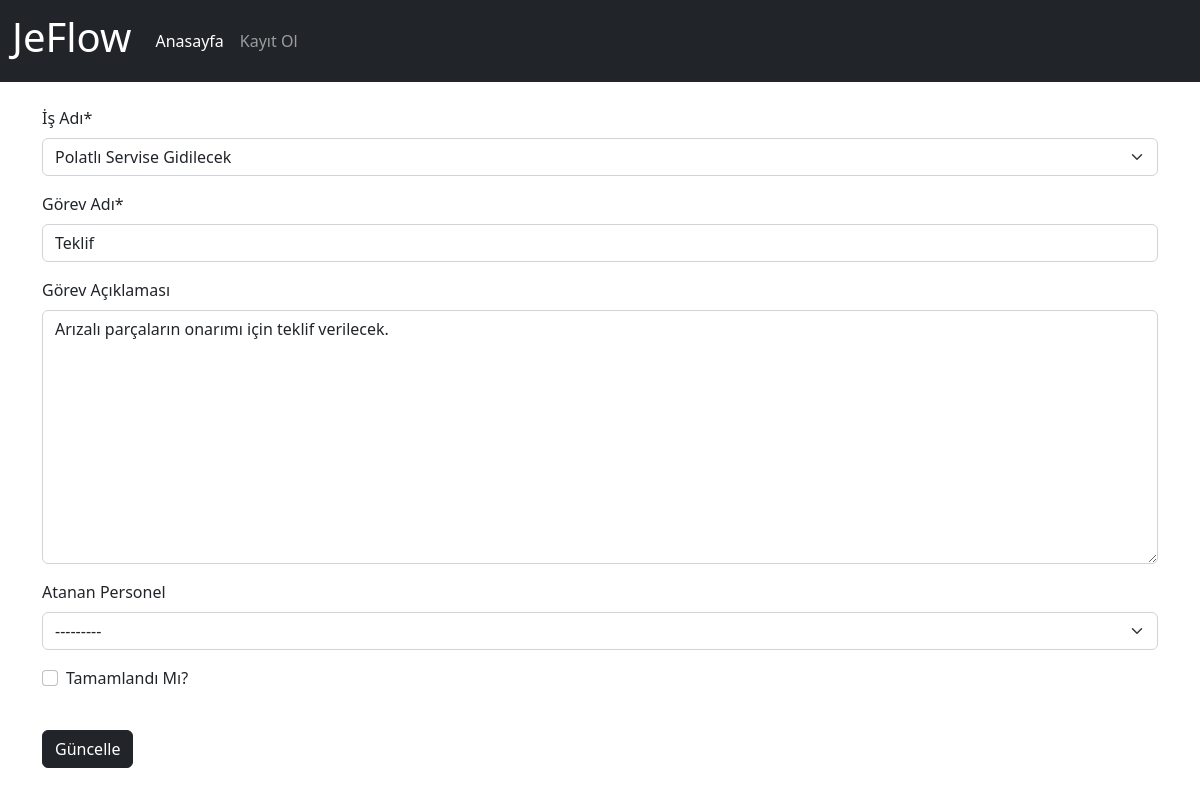
Before: /task/1 with the older database file.
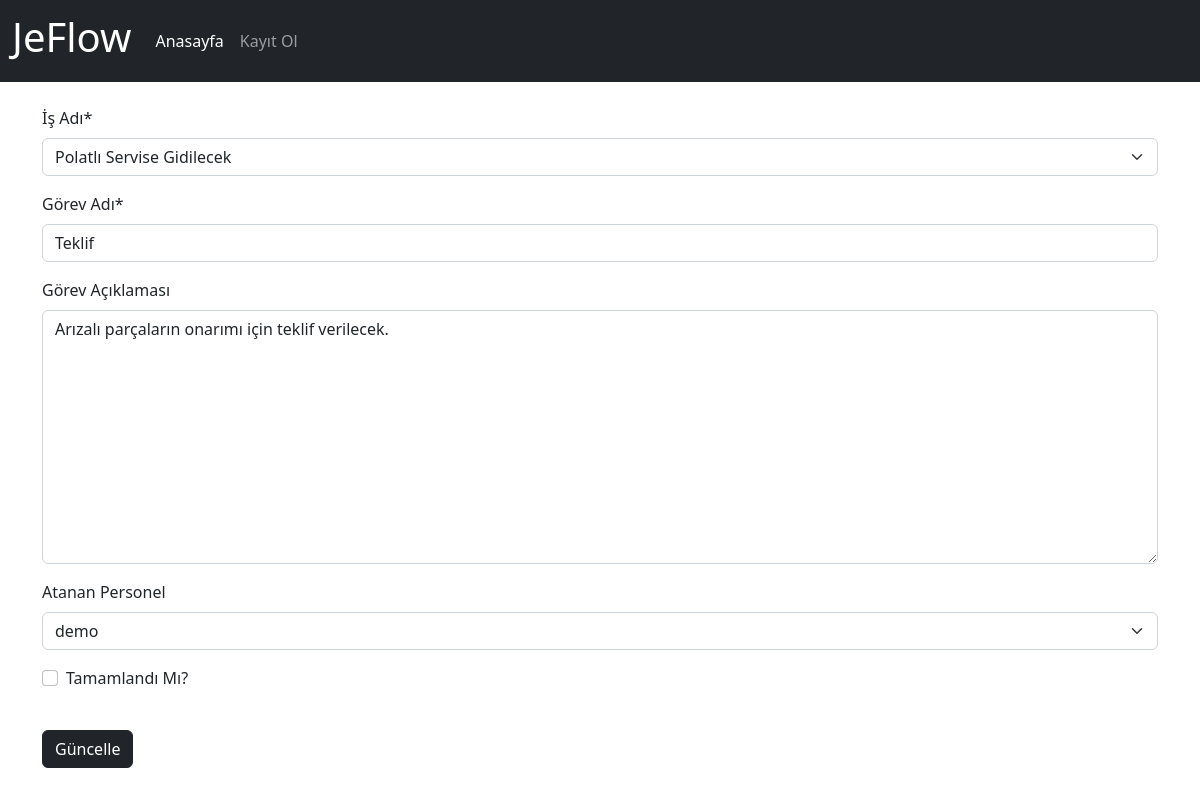
After: the same page with the newer database file.
### app/models.py (models this page shows, shortened)
class Task(models.Model):
    process=models.ForeignKey(Process,on_delete=models.CASCADE,verbose_name='İş Adı')
    name=models.CharField(max_length=500,verbose_name='Görev Adı')
    description=models.TextField(verbose_name='Görev Açıklaması', blank=True, null=True)
    is_completed=models.BooleanField(default=False, verbose_name='Tamamlandı Mı?')
    assigned_user=models.OneToOneField(User,on_delete=models.SET_NULL,related_name='assigned_user',verbose_name='Atanan Personel', blank=True, null=True)
    created_date=models.DateTimeField(auto_now_add=True, verbose_name='Oluşturulma Tarihi')
    user=models.ForeignKey(User,on_delete=models.CASCADE,verbose_name='Kullanıcı', blank=True, null=True)
    class Meta:
        verbose_name="Görev"
        verbose_name_plural='Görevler'

### app/views.py (the view, shortened to what this page needs)
# urls.py: path('task/<int:task_id>', views.task_detail, name='task_detail'),
def task_detail(request,task_id):
    task=get_object_or_404(Task,pk=task_id)
    task_form=TaskForm(instance=task)
    context={
        'task_form':task_form,
        'task':task
    }
    return render(request,'app/task_detail.html',context)

### app/forms.py
class TaskForm(forms.ModelForm):
    class Meta:
        model=Task
        fields=('process','name','description','assigned_user','is_completed')

### app/models.py (called while the page is built)
    def __str__(self):
        return self.name # + ' - ' + self.created_date.strftime("%d.%m.%Y, %H:%M:%S")

### templates/app/task_detail.html (shortened to what this page needs)
{% extends 'layout.html' %}
{% load humanize %}
{% block content %}
{% load crispy_forms_tags %}
<div class="row">
    <form action="{% url 'task_detail' task.id %}" method="POST">
        {{task_form|crispy}}
        <button class="btn btn-dark my-4" type="submit">Güncelle</button>
    </form>
</div>
{% endblock %}

Changed rows visible on the page:
changed Task "Polatlı Servise Gidilecek": assigned_user "---------" → "demo"
